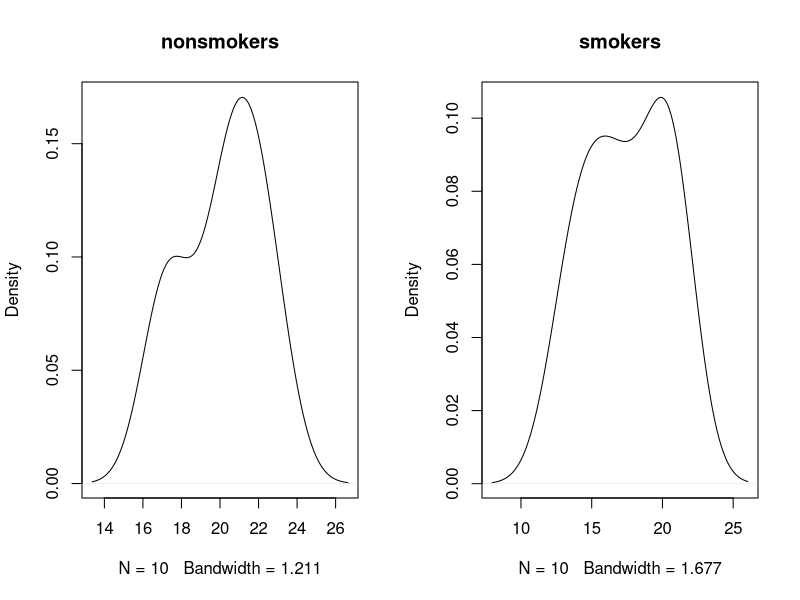
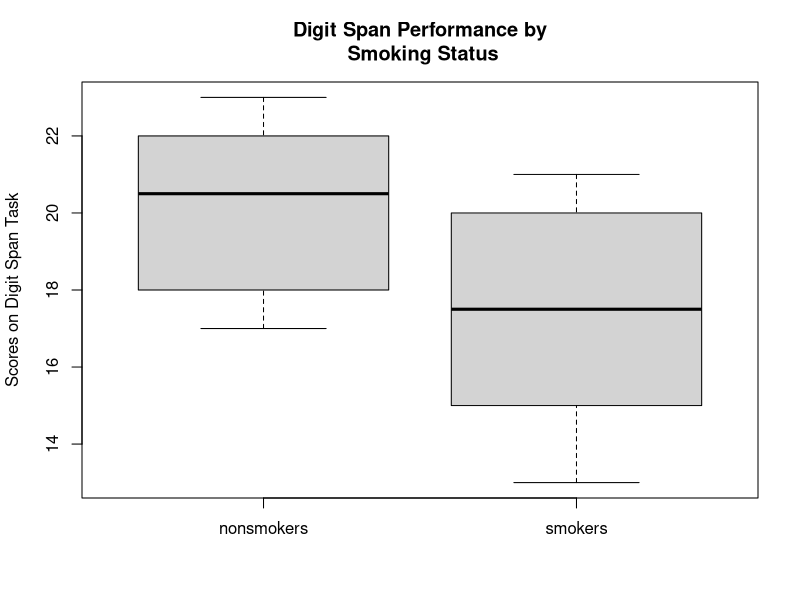
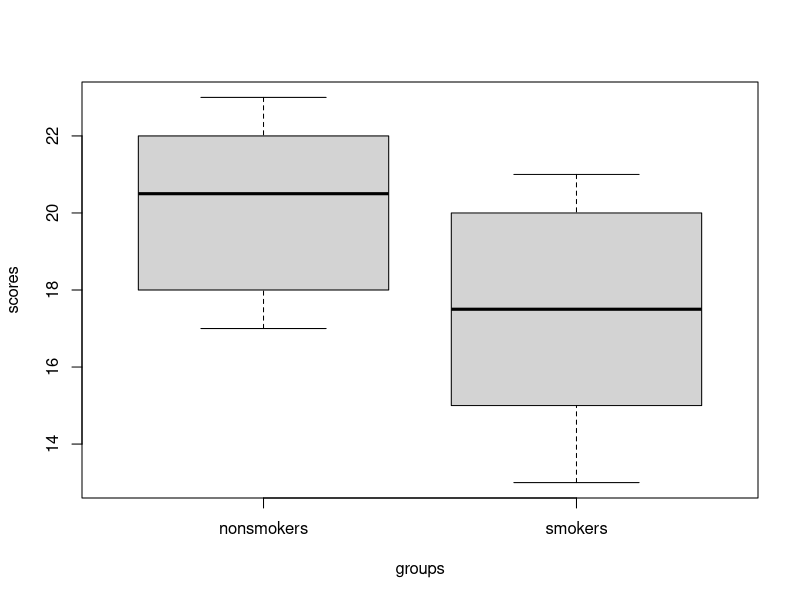

These figures' R source, in order:
# 2 sample t-test
(class1= sample(60:100,25))
(class2= sample(60:100,35))
t.test(x=class1,y=class2)
#t-test Independent : Difference Between Means
#two-sample t-test

#links
#http://www.sthda.com/english/wiki/unpaired-two-samples-t-test-in-r#r-function-to-compute-unpaired-two-samples-t-test
#https://ww2.coastal.edu/kingw/statistics/R-tutorials/independent-t.html
#http://www.r-tutor.com/elementary-statistics/inference-about-two-populations/population-mean-between-two-independent-samples


#Criteria
#simple random sampling.
#The samples are independent.
#Each population is at least 20 times larger than its respective sample.
#The sampling distribution is approximately normal, which is generally the case if any of the following conditions apply.
#   The population distribution is normal.
#   The population data are symmetric, unimodal, without outliers, and the sample size is 15 or less.
#   The population data are slightly skewed, unimodal, without outliers, and the sample size is 16 to 40.
#   The sample size is greater than 40, without outliers.

#http://stattrek.com/hypothesis-test/difference-in-means.aspx?Tutorial=AP

#Hypothesis
#H0: μ1 = μ2 Ha: μ1 ≠ μ2
(class1 = sample(60:100,25))
(class2 = sample(60:100,30))

#determine whether the difference between means found in the sample is significantly 
#different from the hypothesized difference between means ?t.test
#t.test(x, y ,  alternative = c("two.sided", "less", "greater"),  mu = 0, paired = FALSE, var.equal = FALSE, conf.level = 0.95, ...)

(ttest2s1 = t.test(x=class1, y=class2))

ttest2s1$statistic ; ttest2s1$p.value

(n1 = length(class1)); (n2=length(class2))
qt(1-.05/2,df=min(n1,n2))

#Equal Variance
(ttest2s1 = t.test(x=class1, y=class2, var.equal = T))

#Unequal Variance
(ttest2s1 = t.test(x=class1, y=class2, var.equal = F))


# Smokers
nonsmokers = c(18,22,21,17,20,17,23,20,22,21)
smokers = c(16,20,14,21,20,18,13,15,17,21)

#sample size < 30
t.test(nonsmokers,smokers) # 2 sample
t.test(nonsmokers, mu=20)  #1 sample
(n1 = length(nonsmokers))
(n2 = length(smokers))
dfs = n1 + n2 -2 
qt(1-.05/2,df=dfs)
qt(.05/2,df=dfs)
t.test(nonsmokers,smokers)
#2.5 > absolute(2.1)
# t calc > t-table : pval < 0.03 : Reject Ho
# Diff in means != 0

par(mfrow=c(1,2))               # set graphics window to plot side by side
plot(density(nonsmokers), main="nonsmokers")
plot(density(smokers), main="smokers")
par(mfrow=c(1,1))
boxplot(nonsmokers, smokers, ylab="Scores on Digit Span Task",     # plot and label y-axis
        names=c("nonsmokers","smokers"),                           # group names on x-axis
        main="Digit Span Performance by\n Smoking Status")         # main title

# 1 Tail, Equal variance
t.test(nonsmokers, smokers, alternative="greater", var.equal=T)


# Formula Method
scores = c(nonsmokers, smokers)
groups = c("nonsmokers","smokers")        # Make sure these are in the right order!
groups = rep(groups, times=c(10,10))      # 10 nonsmokers, 10 smokers
mj.data = data.frame(groups, scores)
mj.data
by(scores, groups, mean)
boxplot(scores ~ groups)     
t.test(scores ~ groups, data=mj.data) 

#
wilcox.test(nonsmokers, smokers)

# One Tail Tests ---------
#Null hypothesis: μ1 - μ2 >= 7 
#Alternative hypothesis: μ1 - μ2 < 7